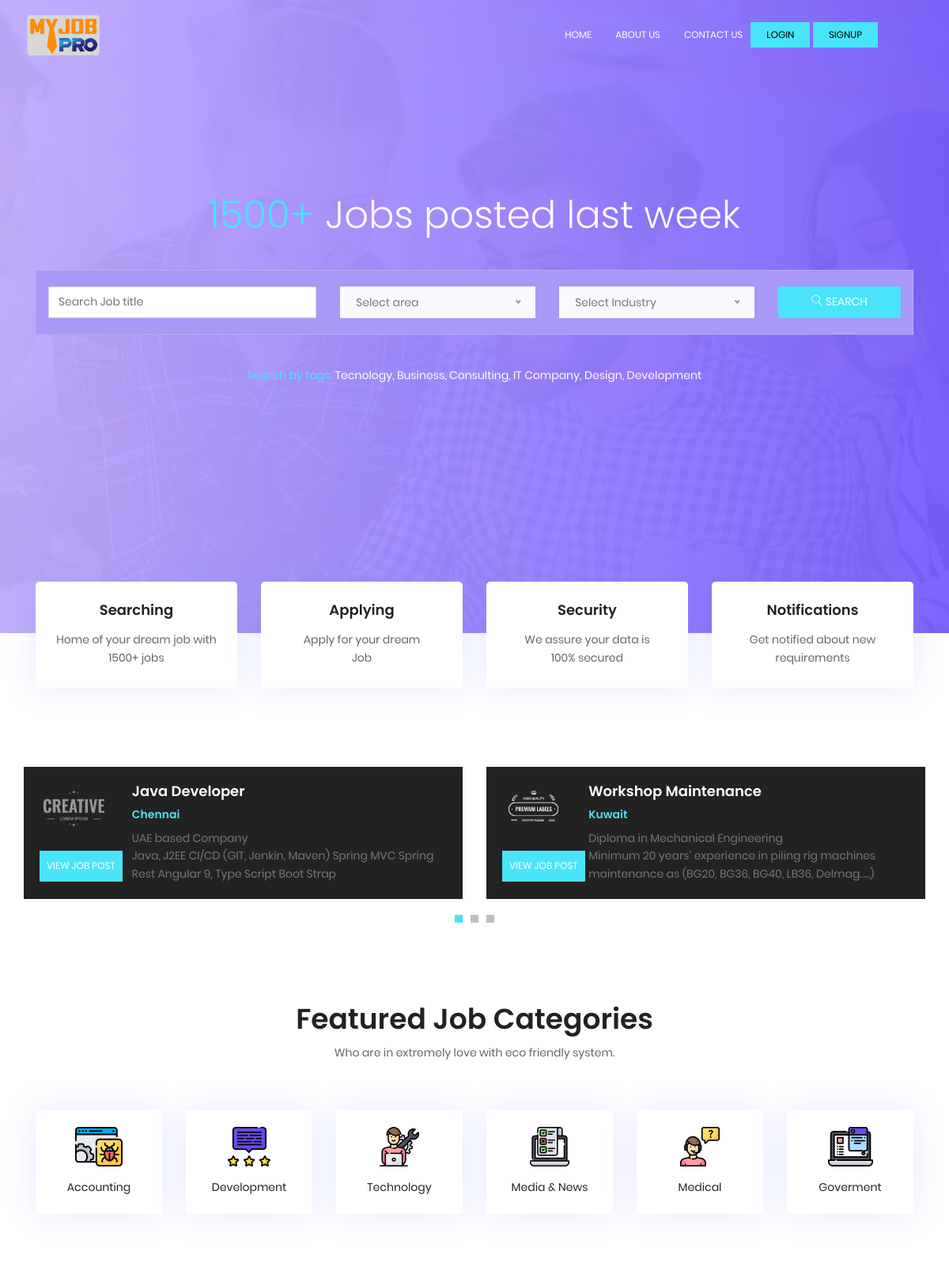
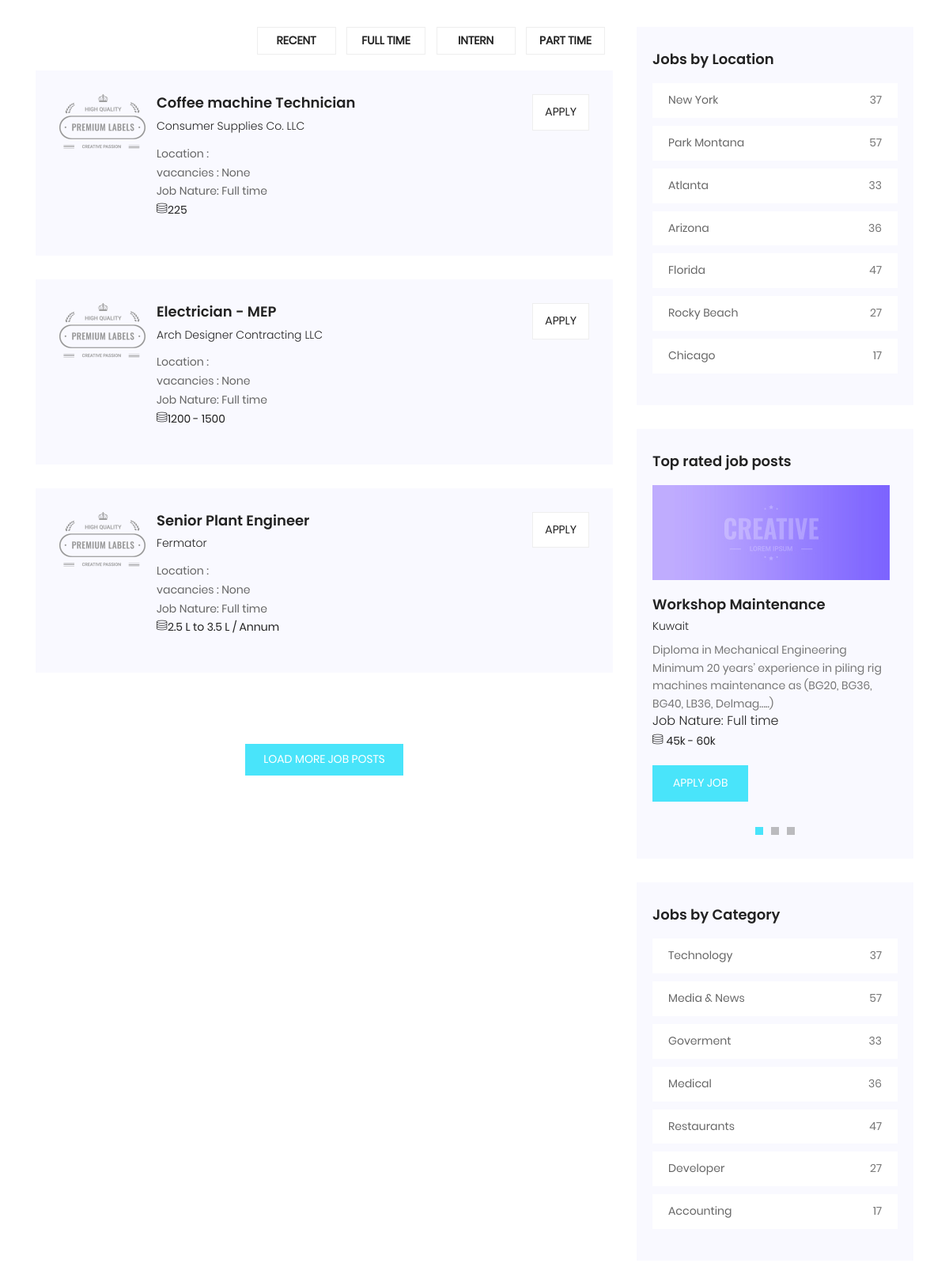
The page / (upper part) on the database its author committed (2 pictures, top to bottom).
### apps/job/models.py (models this page shows, shortened)
class Job(models.Model):
    title = models.CharField(max_length=225,blank=True,null=True)
    task_id = models.CharField(max_length=225,blank=True,null=True)
    customer = models.CharField(max_length=225,blank=True,null=True)
    territory = models.CharField(max_length=225,blank=True,null=True)
    status = models.CharField(max_length=225,blank=True,null=True)
    vacancies = models.CharField(max_length=225,blank=True,null=True)
    qualification_type = models.CharField(max_length=225,blank=True,null=True)
    specialization = models.CharField(max_length=225,blank=True,null=True)
    category = models.CharField(max_length=225,blank=True,null=True)
    min_exp = models.FloatField(blank=True,null=True)
    max_exp = models.FloatField(blank=True,null=True)
    gulf_exp = models.FloatField(blank=True,null=True)
    salary_type = models.CharField(max_length=225,blank=True,null=True)
    currency = models.FloatField(blank=True,null=True)
    from_amount = models.FloatField(blank=True,null=True)
    to_amount = models.FloatField(blank=True,null=True)
    amount = models.FloatField(blank=True,null=True)
    description = models.TextField(blank=True, null=True)
    working_hours = models.CharField(max_length=225,blank=True,null=True)
    transportation = models.CharField(max_length=225,blank=True,null=True)
    contract_period_yr = models.IntegerField(blank=True,null=True)
    contract_period_mn = models.IntegerField(blank=True,null=True)
    joining_ticket = models.CharField(max_length=225,blank=True,null=True)
    food = models.CharField(max_length=225,blank=True,null=True)
    accommodation = models.CharField(max_length=225,blank=True,null=True)
    leave = models.CharField(max_length=225,blank=True,null=True)
    visa_type = models.CharField(max_length=225,blank=True,null=True)
    nationality = models.CharField(max_length=225,blank=True,null=True)
    overtime = models.CharField(max_length=225,blank=True,null=True)
    any_other_allowance = models.CharField(max_length=225,blank=True,null=True)
    created_by = models.ForeignKey(User, related_name='jobs', on_delete=models.CASCADE)
    created_at = models.DateTimeField(auto_now_add=True)
    changed_at = models.DateTimeField(auto_now=True)

### apps/core/views.py (the view)
# urls.py: path('',frontpage,name='frontpage'),
def frontpage(request):
    jobs = Job.objects.all()
    p = Paginator(jobs, 7)
    page_no = request.GET.get('page',1)
    try:
        page = p.page(page_no)
    except EmptyPage:
        page = p.page(1)
        jobs_url = "https://myjobpro.teamproit.com/api/resource/Position?fields=[%22job_description%22,%22work_hrs%22,%22contract_period_year%22,%22food%22,%22accommodation%22,%22transportation%22,%22salary_range%22,%22about_client%22,%22name%22,%22specialization%22,%22subject%22,%22status%22,%22country%22,%22min_exp%22,%22max_exp%22,%22salary_currency%22,%22salary_range%22,%22qualification%22]&&filters=[[%22status%22,%22=%22,%22Active%22],[%22web%22,%22=%22,%220%22]]&&limit_page_length=5000"
        response = requests.request("GET", jobs_url)
        byte_str = response.content
        dict_str = byte_str.decode("UTF-8")
        job_response = json.loads(dict_str)
        for j in job_response["data"]:
            a = Job(title =j["subject"],specialization = j["specialization"],salary_type = j["salary_range"],description = html2text.html2text(j["job_description"]),working_hours = j["work_hrs"],contract_period_yr = j["contract_period_year"],food = j["food"],accommodation = j["accommodation"],transportation = j["transportation"],customer = j["about_client"],qualification_type = j["qualification"],task_id = j["name"],territory = j["country"],status = j["status"],min_exp = j["min_exp"],max_exp = j["max_exp"],created_by = request.user)
            a.save()
            job_created = "https://myjobpro.teamproit.com/api/resource/Position/%s"%j["name"]
            requestHeaders = {
                    'Content-Type': 'application/x-www-form-urlencoded',
                    'Accept': 'application/json'
                }
            data = json.dumps({"web":"1"})
            response = requests.request("PUT",job_created,headers=requestHeaders,data = data)
    return render(request, 'core/frontpage.html',{'jobs': page})

### apps/core/templates/core/frontpage.html (shortened to what this page needs)
{% extends 'core/base.html' %}
{% load include_by_ajax_tags %}
{% load static %}
{% block content %}
<!DOCTYPE html>
<html lang="zxx" class="no-js">
<head>
  <link rel="stylesheet" href="{% static 'css/linearicons.css' %}">
  <link rel="stylesheet" href="{% static 'css/font-awesome.min.css' %}">
  <link rel="stylesheet" href="{% static 'css/bootstrap.css' %}">
  <link rel="stylesheet" href="{% static 'css/magnific-popup.css' %}">
  <link rel="stylesheet" href="{% static 'css/nice-select.css' %}">
  <link rel="stylesheet" href="{% static 'css/animate.min.css' %}">
  <link rel="stylesheet" href="{% static 'css/owl.carousel.css' %}">
  <link rel="stylesheet" href="{% static 'css/main.css' %}">
</head>
<body>
  <section class="banner-area relative" id="home">
    <div class="container">
      <div class="row fullscreen d-flex align-items-center justify-content-center">
        <div class="banner-content col-lg-12">
          <h1 class="text-white">
            <span>1500+</span> Jobs posted last week
          </h1>
          <div class="row justify-content-center form-wrap">
            <div class="col-lg-4 form-cols">
              <input type="text" class="form-control" name="job_title_or_company_name" placeholder="Search Job title">
            </div>
            <div class="col-lg-3 form-cols">
              <div class="default-select" id="default-selects"">
              </div>
            </div>
            <div class="col-lg-3 form-cols">
              <div class="default-select" id="default-selects2">
              </div>
            </div>
            <div class="col-lg-2 form-cols">
              <button type="submit" class="btn btn-info">
                <span class="lnr lnr-magnifier"></span> Search
              </button>
            </div>
          </div>
          <p class="text-white"> <span>Search by tags:</span> Tecnology, Business, Consulting, IT Company, Design,
            Development</p>
        </div>
      </div>
    </div>
  </section>
  <section class="features-area">
    <div class="container">
      <div class="row">
        <div class="col-lg-3 col-md-6">
          <div class="single-feature">
            <h4>Searching</h4>
            <p>
              Home of your dream job with<br> 1500+ jobs
            </p>
          </div>
        </div>
        <div class="col-lg-3 col-md-6">
          <div class="single-feature">
            <h4>Applying</h4>
            <p>
              Apply for your dream <br>Job
            </p>
          </div>
        </div>
        <div class="col-lg-3 col-md-6">
          <div class="single-feature">
            <h4>Security</h4>
            <p>
              We assure your data is <br>100% secured
            </p>
          </div>
        </div>
        <div class="col-lg-3 col-md-6">
          <div class="single-feature">
            <h4>Notifications</h4>
            <p>
              Get notified about new requirements
            </p>
          </div>
        </div>
      </div>
    </div>
  </section>
  <section class="popular-post-area pt-100">
    <div class="container">
      <div class="row align-items-center">
        <div class="active-popular-post-carusel">
          <div class="single-popular-post d-flex flex-row">
            <div class="thumb">
              <img class="img-fluid" src="{% static 'img/p1.png' %}" alt="">
              <a class="btns text-uppercase" href="#">view job post</a>
            </div>
            <div class="details">
              <a href="#">
                <h4>Java Developer</h4>
              </a>
              <h6>Chennai</h6>
              <p>
              <ul>
                <li>
                  UAE based Company
                </li>
                <li>
                  Java, J2EE
                  CI/CD (GIT, Jenkin, Maven)
                  Spring MVC
                  Spring Rest
                  Angular 9, Type Script
                  Boot Strap
                </li>
              </ul>
              </p>
            </div>
          </div>
          <div class="single-popular-post d-flex flex-row">
            <div class="thumb">
              <img src="{% static 'img/p2.png' %}" alt="">
              <a class="btns text-uppercase" href="#">view job post</a>
            </div>
            <div class="details">
              <a href="#">
                <h4>Workshop Maintenance</h4>
              </a>
              <h6>Kuwait</h6>
              <p>
              <ul>
                <li>
                  Diploma in Mechanical Engineering
                </li>
                <li>
                  Minimum 20 years’ experience in piling rig machines maintenance as (BG20, BG36, BG40, LB36, Delmag…..)
                </li>
              </ul>
              </p>
            </div>
          </div>
        </div>
      </div>
    </div>
  </section>
  <section class="feature-cat-area pt-100" id="category">
    <div class="container">
      <div class="row d-flex justify-content-center">
        <div class="menu-content pb-60 col-lg-10">
          <div class="title text-center">
            <h1 class="mb-10">Featured Job Categories</h1>
            <p>Who are in extremely love with eco friendly system.</p>
          </div>
        </div>
      </div>
      <div class="row">
        <div class="col-lg-2 col-md-4 col-sm-6">
          <div class="single-fcat">
            <a href="category.html">
              <img src="{% static 'img/o1.png' %}" alt="">
            </a>
            <p>Accounting</p>
          </div>
        </div>
        <div class="col-lg-2 col-md-4 col-sm-6">
          <div class="single-fcat">
            <a href="category.html">
              <img src="{% static 'img/o2.png' %}" alt="">
            </a>
            <p>Development</p>
          </div>
        </div>
        <div class="col-lg-2 col-md-4 col-sm-6">
          <div class="single-fcat">
            <a href="category.html">
              <img src="{% static 'img/o3.png' %}" alt="">
            </a>
            <p>Technology</p>
          </div>
        </div>
        <div class="col-lg-2 col-md-4 col-sm-6">
          <div class="single-fcat">
            <a href="category.html">
              <img src="{% static 'img/o4.png' %}" alt="">
            </a>
            <p>Media & News</p>
          </div>
        </div>
        <div class="col-lg-2 col-md-4 col-sm-6">
          <div class="single-fcat">
            <a href="category.html">
              <img src="{% static 'img/o5.png' %}" alt="">
            </a>
            <p>Medical</p>
          </div>
        </div>
        <div class="col-lg-2 col-md-4 col-sm-6">
          <div class="single-fcat">
            <a href="category.html">
              <img src="{% static 'img/o6.png' %}" alt="">
            </a>
            <p>Goverment</p>
          </div>
        </div>
      </div>
    </div>
  </section>
  <section class="post-area section-gap">
    <div class="container">
      <div class="row justify-content-center d-flex">
        <div class="col-lg-8 post-list">
          <ul class="cat-list">
            <li><a href="#">Recent</a></li>
            <li><a href="#">Full Time</a></li>
            <li><a href="#">Intern</a></li>
            <li><a href="#">part Time</a></li>
          </ul>
          {% for job in jobs %}
          <div class="single-post d-flex flex-row">
            <div class="thumb">
              <img src="{% static 'img/post.png' %}" alt="">
            </div>
            <div class="details">
              <div class="title">
                <div class="titles ">
                  <a href="{% url 'job_detail' job.id %}">
                    <h4>{{job.title}}</h4>
                  </a>
                  <h6>{{job.customer}}</h6>
                  <p>
                    Location : {{job.country}}<br>
                    vacancies : {{job.vacancies}} <br>
                  </p>
                  <p>Job Nature: Full time</p>
                  <p class="address"><span class="lnr lnr-database"></span>{{job.salary_type}}</p>
                </div>
              </div>
            </div>
            <ul class="ml-auto btns">
              <li><a href="{% url 'job_detail' job.id %}">Apply</a></li>
            </ul>
          </div>
          {% endfor %}
          <a class="text-uppercase loadmore-btn mx-auto d-block" href="category.html">Load More job Posts</a>
        </div>
        <div class="col-lg-4 sidebar">
          <div class="single-slidebar">
            <h4>Jobs by Location</h4>
            <ul class="cat-list">
              <li><a class="justify-content-between d-flex" href="category.html">
                  <p>New York</p><span>37</span>
                </a></li>
              <li><a class="justify-content-between d-flex" href="category.html">
                  <p>Park Montana</p><span>57</span>
                </a></li>
              <li><a class="justify-content-between d-flex" href="category.html">
                  <p>Atlanta</p><span>33</span>
                </a></li>
              <li><a class="justify-content-between d-flex" href="category.html">
                  <p>Arizona</p><span>36</span>
                </a></li>
              <li><a class="justify-content-between d-flex" href="category.html">
                  <p>Florida</p><span>47</span>
                </a></li>
              <li><a class="justify-content-between d-flex" href="category.html">
                  <p>Rocky Beach</p><span>27</span>
                </a></li>
              <li><a class="justify-content-between d-flex" href="category.html">
                  <p>Chicago</p><span>17</span>
                </a></li>
            </ul>
          </div>
          <div class="single-slidebar">
            <h4>Top rated job posts</h4>
            <div class="active-relatedjob-carusel">
              <div class="single-rated">
                <img class="img-fluid" src="{% static 'img/r1.jpg' %}" alt="">
                <a href="single.html">
                  <h4>Workshop Maintenance</h4>
                </a>
                <h6>Kuwait</h6>
                <p>
                <ul>
                  <li>
                    Diploma in Mechanical Engineering
                  </li>
                  <li>
                    Minimum 20 years’ experience in piling rig machines maintenance as (BG20, BG36, BG40, LB36,
                    Delmag…..)
                  </li>
                </ul>
                </p>
                <h5>Job Nature: Full time</h5>
                <p class="address"><span class="lnr lnr-database"></span> 45k - 60k</p>
                <a href="#" class="btns text-uppercase">Apply job</a>
              </div>
            </div>
          </div>
          <div class="single-slidebar">
            <h4>Jobs by Category</h4>
            <ul class="cat-list">
              <li><a class="justify-content-between d-flex" href="category.html">
                  <p>Technology</p><span>37</span>
                </a></li>
              <li><a class="justify-content-between d-flex" href="category.html">
                  <p>Media & News</p><span>57</span>
                </a></li>
              <li><a class="justify-content-between d-flex" href="category.html">
                  <p>Goverment</p><span>33</span>
                </a></li>
              <li><a class="justify-content-between d-flex" href="category.html">
                  <p>Medical</p><span>36</span>
                </a></li>
              <li><a class="justify-content-between d-flex" href="category.html">
                  <p>Restaurants</p><span>47</span>
                </a></li>
              <li><a class="justify-content-between d-flex" href="category.html">
                  <p>Developer</p><span>27</span>
                </a></li>
              <li><a class="justify-content-between d-flex" href="category.html">
                  <p>Accounting</p><span>17</span>
                </a></li>
            </ul>
          </div>
        </div>
      </div>
    </div>
  </section>
</body>
</html>
{% endblock %}

### rows shown on the page
Job: title "Coffee machine Technician", customer "Consumer Supplies Co. LLC", vacancies "None", salary_type "225"
Job: title "Electrician - MEP", customer "Arch Designer Contracting LLC", vacancies "None", salary_type "1200 - 1500"
Job: title "Senior Plant Engineer", customer "Fermator", vacancies "None", salary_type "2.5 L to 3.5 L / Annum"
